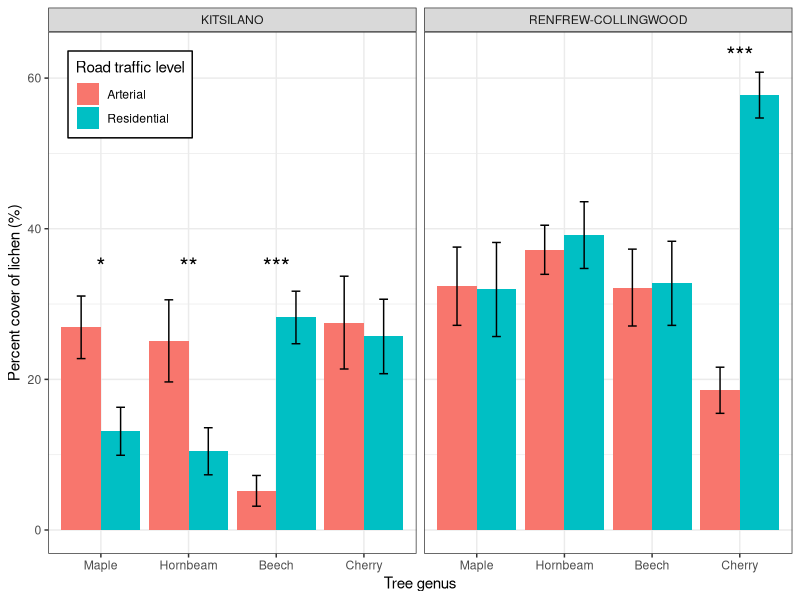
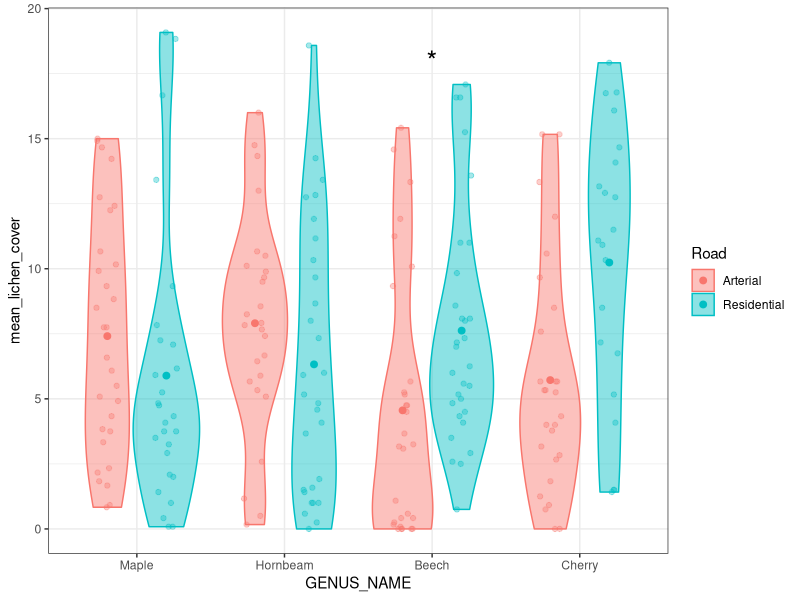
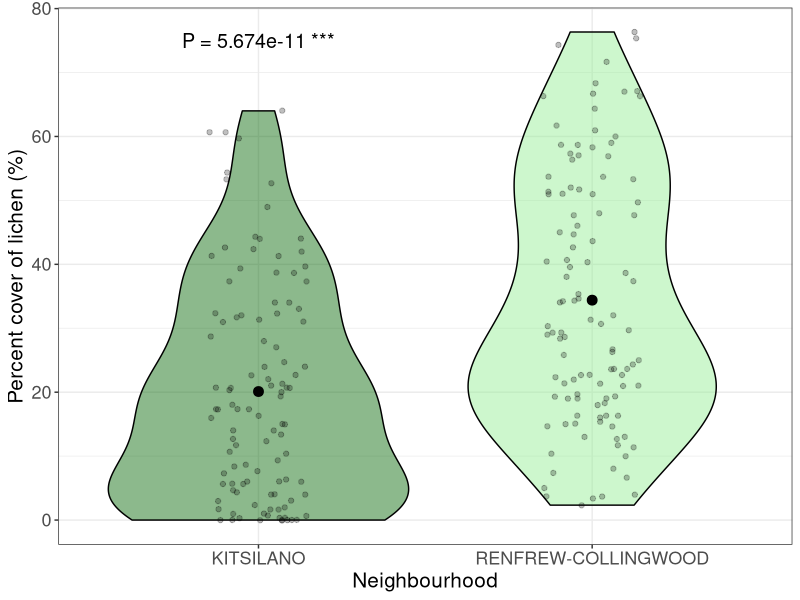
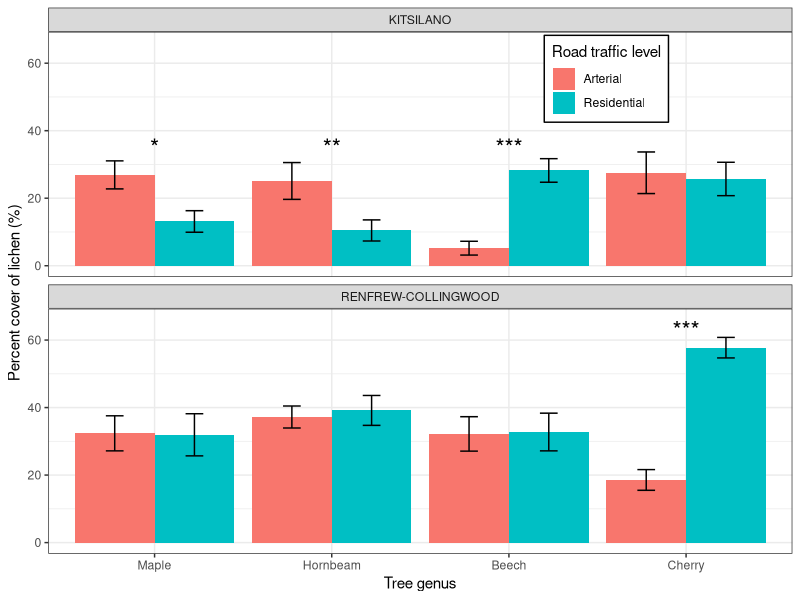
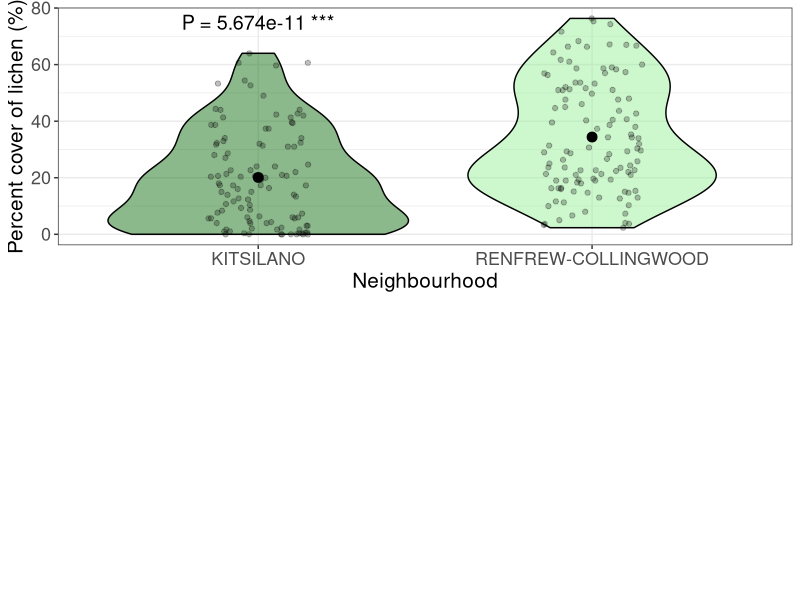
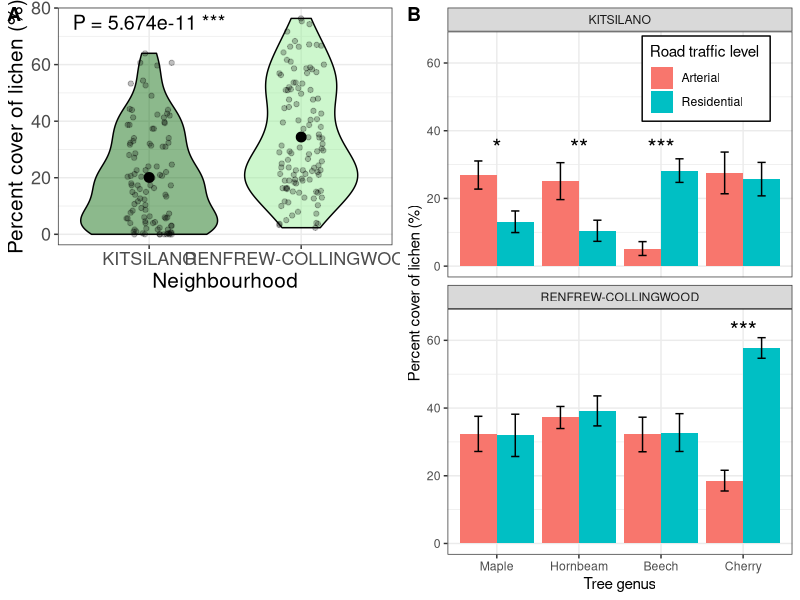
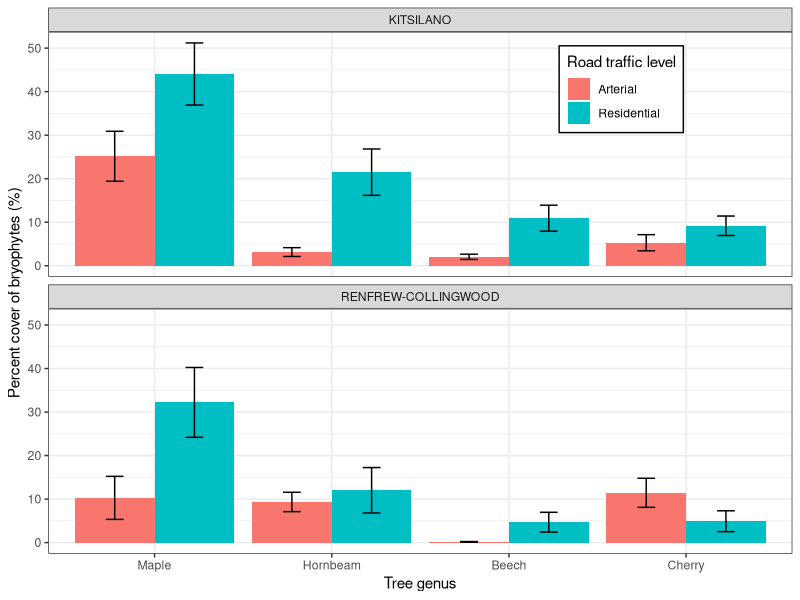
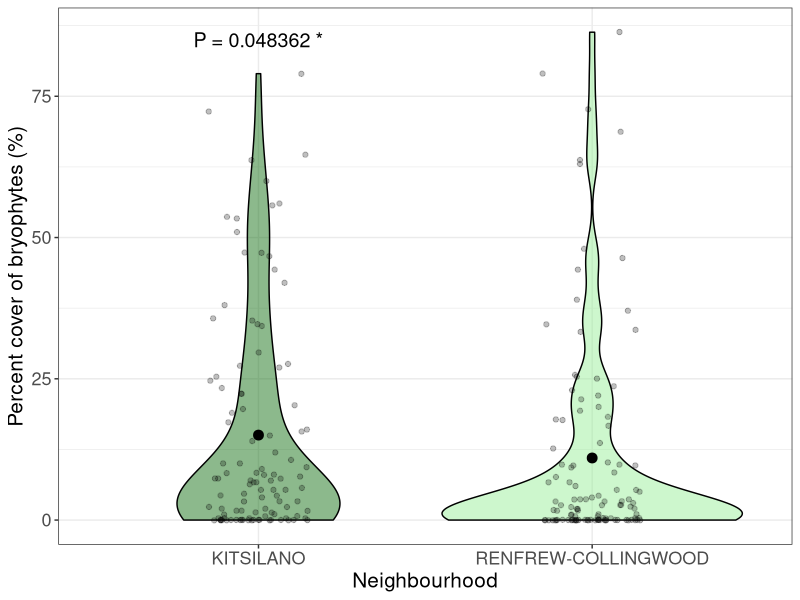

Write R code to recreate these figures, in order.
library(tidyverse)
library(cowplot)

final_data <- read.csv("final_data.csv", stringsAsFactors = TRUE)

levels(final_data$GENUS_NAME) <- c("Maple", "Hornbeam", "Beech", "Cherry")

#Plot of lichen abundance for each tree genus, paired bars for arterial vs residential
#create data for *** annotations
plot_annotations <- data.frame(label = c("***","**","*","***"),
                               NEIGHBOURHOOD_NAME = c("KITSILANO", "KITSILANO", 
                                                      "KITSILANO", "RENFREW-COLLINGWOOD"),
                               GENUS_NAME = c("Beech", "Hornbeam", "Maple", "Cherry"), 
                               Road = c("Residential", "Residential", "Residential", "Residential"),
                               height = c(35,35,35,63))

road_genus_neighbourhood_plot <- ggplot(final_data, 
                                        aes(x=GENUS_NAME, y = mean_lichen_cover/25*100, fill = Road)) +
  stat_summary(geom = "bar", fun = "mean", position = "dodge") +
  stat_summary(geom = "errorbar", fun.data = "mean_se", position = position_dodge(width = 0.9), width = 0.2) +
  labs(y = "Percent cover of lichen (%)",
       x = "Tree genus", 
       fill = "Road traffic level") +
  facet_wrap(~NEIGHBOURHOOD_NAME) +
  geom_text(data = plot_annotations, mapping = aes(x=GENUS_NAME, y = height, label = label),
            size = 6) +
  theme_bw() +
  theme(legend.position = "inside",
        legend.position.inside = c(0.11,0.88),
        legend.background = element_rect(colour = "black"))
road_genus_neighbourhood_plot
ggsave("Figures/lichen_plot1.png", road_genus_neighbourhood_plot, units = "mm", width = 240, height = 140)


#Or with viollin and data behind - don't like
ggplot(final_data, aes(x=GENUS_NAME, y = mean_lichen_cover, fill = Road, colour = Road)) +
  geom_point(position = position_jitterdodge(jitter.width = 0.3, dodge.width = 0.8), 
             alpha = 0.35, size = 1.5) +
  geom_violin(alpha = 0.45, position = position_dodge(width = 0.8)) +
  stat_summary(geom = "point", fun = "mean", size = 2, 
               position = position_dodge(width =0.8), pch = 21) +
  annotate(geom = "text", x=3, y=18, label = "*", size = 7) +
  theme_bw()

#by neighbourhood
neighbourhood_lichen_plot <- ggplot(final_data, aes(x=NEIGHBOURHOOD_NAME, y=mean_lichen_cover/25*100, fill = NEIGHBOURHOOD_NAME)) +
  geom_violin(alpha = 0.45, colour = "black") +
  geom_point(position = position_jitter(width = 0.15), alpha =0.25)+
  stat_summary(fun = "mean", geom = "point", size = 3, colour = "black")+
  scale_fill_manual(values = c("darkgreen", "lightgreen"))+
  labs(x="Neighbourhood", 
       y = "Percent cover of lichen (%)") +
  annotate(geom = "text", x=1,y=75, label = "P = 5.674e-11 ***", size = 5)+
  theme_bw() +
  theme(legend.position = "none",
        axis.text = element_text(size = 13),
        axis.title = element_text(size = 15))
neighbourhood_lichen_plot
ggsave("Figures/lichen_plot2.png", neighbourhood_lichen_plot, units = "mm", width = 90, height = 120)

#With opposite facet wrap
road_genus_neighbourhood_plot_2 <- ggplot(final_data, 
                                        aes(x=GENUS_NAME, y = mean_lichen_cover/25*100, fill = Road)) +
  stat_summary(geom = "bar", fun = "mean", position = "dodge") +
  stat_summary(geom = "errorbar", fun.data = "mean_se", position = position_dodge(width = 0.9), width = 0.2) +
  labs(y = "Percent cover of lichen (%)",
       x = "Tree genus", 
       fill = "Road traffic level") +
  facet_wrap(~NEIGHBOURHOOD_NAME, ncol = 1) +
  geom_text(data = plot_annotations, mapping = aes(x=GENUS_NAME, y = height, label = label),
            size = 6) +
  theme_bw() +
  coord_cartesian(ylim = c(0,66)) +
  theme(legend.position = "inside",
        legend.position.inside = c(0.75,0.91),
        legend.background = element_rect(colour = "black"))
road_genus_neighbourhood_plot_2

#Lets try to combine these plots into one
neighbourhood_spaced_plot <- plot_grid(neighbourhood_lichen_plot, NULL, ncol = 1)
neighbourhood_spaced_plot
combined_lichen_plot <- plot_grid(neighbourhood_spaced_plot, road_genus_neighbourhood_plot_2,
                                  labels = c("A","B"))
combined_lichen_plot

ggsave("Figures/combined_lichen_plot.png", combined_lichen_plot, units = "cm", width = 18, height = 18)



########For bryos

road_genus_neighbourhood_plot_bryos <- ggplot(final_data, 
                                              aes(x=GENUS_NAME, y = mean_bryo_cover/25*100, fill = Road)) +
  stat_summary(geom = "bar", fun = "mean", position = "dodge") +
  stat_summary(geom = "errorbar", fun.data = "mean_se", position = position_dodge(width = 0.9), width = 0.2) +
  labs(y = "Percent cover of bryophytes (%)",
       x = "Tree genus", 
       fill = "Road traffic level") +
  facet_wrap(~NEIGHBOURHOOD_NAME, ncol = 1) +
  #geom_text(data = plot_annotations, mapping = aes(x=GENUS_NAME, y = height, label = label),
   #         size = 6) +
  theme_bw() +
  #coord_cartesian(ylim = c(0,66)) +
  theme(legend.position = "inside",
        legend.position.inside = c(0.77,0.89),
        legend.background = element_rect(colour = "black"))
road_genus_neighbourhood_plot_bryos


neighbourhood_bryo_plot <- ggplot(final_data, aes(x=NEIGHBOURHOOD_NAME, y=mean_bryo_cover/25*100, fill = NEIGHBOURHOOD_NAME)) +
  geom_violin(alpha = 0.45, colour = "black") +
  geom_point(position = position_jitter(width = 0.15), alpha =0.25)+
  stat_summary(fun = "mean", geom = "point", size = 3, colour = "black")+
  scale_fill_manual(values = c("darkgreen", "lightgreen"))+
  labs(x="Neighbourhood", 
       y = "Percent cover of bryophytes (%)") +
  annotate(geom = "text", x=1,y=85, label = "P = 0.048362 *", size = 5)+
  theme_bw() +
  theme(legend.position = "none",
        axis.text = element_text(size = 13),
        axis.title = element_text(size = 15))
neighbourhood_bryo_plot

neighbourhood_plot <- plot_grid(neighbourhood_bryo_plot, neighbourhood_lichen_plot, ncol = 2)
neighbourhood_plot

ggsave("Figures/neighbourhood_plot.png", neighbourhood_plot, units = "cm", width = 25, height = 12.5)


neighbourhood_spaced_plot_bryo <- plot_grid(neighbourhood_bryo_plot, NULL, ncol = 1)
neighbourhood_spaced_plot_bryo
combined_bryo_plot <- plot_grid(neighbourhood_spaced_plot_bryo, road_genus_neighbourhood_plot_bryos,
                                  labels = c("A","B"))
combined_bryo_plot
ggsave("Figures/combined_bryo_plot.png", combined_bryo_plot, units = "cm", width = 18, height = 18)




##Road type only plots
road_bryo_plot <- ggplot(final_data, aes(x=Road, y=mean_bryo_cover/25*100, fill = Road)) + 
  stat_summary(fun = "mean", geom = "bar") +
  stat_summary(fun.data = "mean_se", geom = "errorbar", width = 0.2) +
  labs(x="Road Type", y = "Bryophyte percent cover (%)") +
  annotate(geom = "text", x=1,y=20, label = "P = 1.162e-06 ***", size = 5)+
  theme_bw() +
  theme(legend.position = "none",
        axis.text = element_text(size = 13),
        axis.title = element_text(size = 15))
road_bryo_plot

ggsave("Figures/road_bryo_plot.png", road_bryo_plot, units = "cm", width = 10, height = 10)


road_lichen_plot <- ggplot(final_data, aes(x=Road, y=mean_lichen_cover/25*100, fill = Road)) + 
  geom_violin(alpha = 0.4) +
  geom_point(position = position_jitter(width = 0.15), alpha =0.25)+
  stat_summary(fun = "mean", geom = "point", size = 3, colour = "black")
road_lichen_plot

##Tree genus only plots
genus_bryo_plot <- ggplot(final_data, aes(x=GENUS_NAME, y=mean_bryo_cover/25*100, fill = GENUS_NAME)) + 
  stat_summary(fun = "mean", geom = "bar") +
  stat_summary(fun.data = "mean_se", geom = "errorbar", width = 0.2) +
  labs(x="Tree genus", y= "Bryophyte percent cover (%)") +
  theme_bw() +
  theme(legend.position = "none",
        axis.text = element_text(size = 13),
        axis.title = element_text(size = 15))
genus_bryo_plot

genus_lichen_plot <- ggplot(final_data, aes(x=GENUS_NAME, y=mean_lichen_cover/25*100, fill = GENUS_NAME)) + 
  stat_summary(fun = "mean", geom = "bar") +
  stat_summary(fun.data = "mean_se", geom = "errorbar", width = 0.2) +
  labs(x="Tree genus", y= "Lichen percent cover (%)") +
  theme_bw()+
  theme(legend.position = "none",
        axis.text = element_text(size = 13),
        axis.title = element_text(size = 15))
genus_lichen_plot


ggsave("Figures/genus_lichen_plot.png", genus_lichen_plot, units = "cm", width = 11, height = 11)
ggsave("Figures/genus_bryo_plot.png", genus_bryo_plot, units = "cm", width = 11, height = 11)
